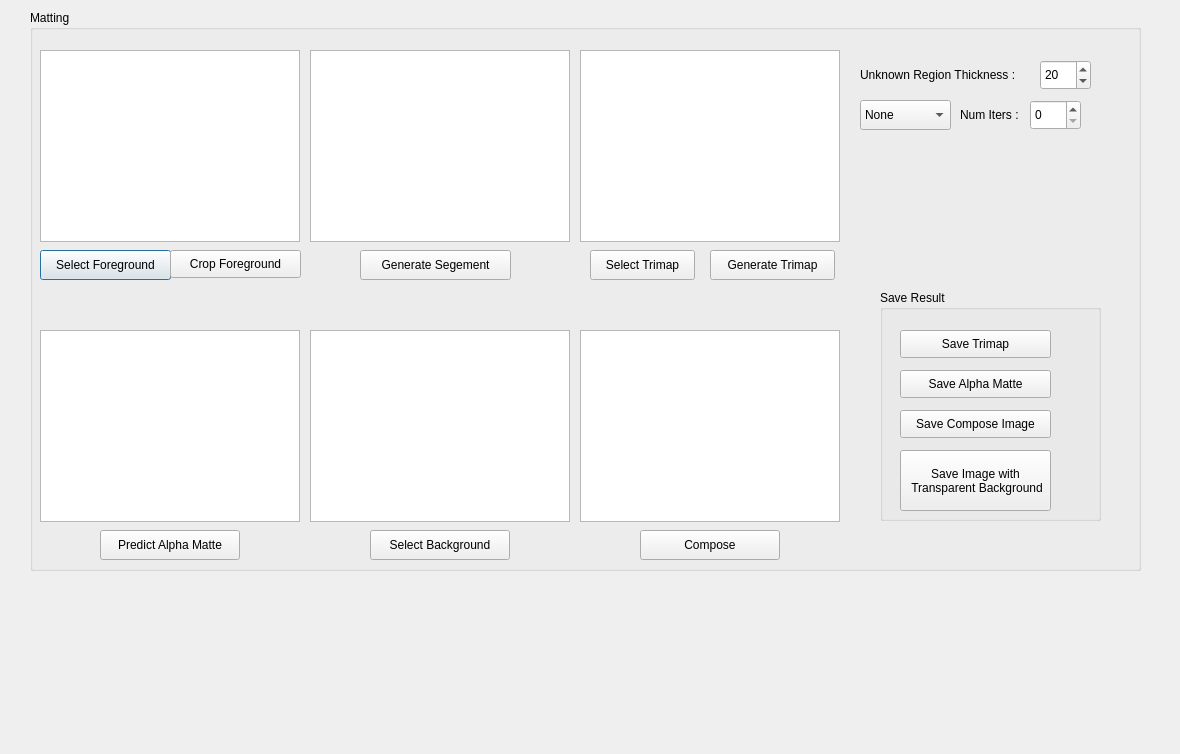
<?xml version="1.0" encoding="UTF-8"?>
<ui version="4.0">
 <class>Dialog</class>
 <widget class="QDialog" name="Dialog">
  <property name="geometry">
   <rect>
    <x>0</x>
    <y>0</y>
    <width>1180</width>
    <height>754</height>
   </rect>
  </property>
  <property name="windowTitle">
   <string>Dialog</string>
  </property>
  <widget class="QGroupBox" name="matting_tool">
   <property name="geometry">
    <rect>
     <x>30</x>
     <y>10</y>
     <width>1111</width>
     <height>561</height>
    </rect>
   </property>
   <property name="title">
    <string>Matting</string>
   </property>
   <widget class="QGraphicsView" name="fg">
    <property name="geometry">
     <rect>
      <x>10</x>
      <y>40</y>
      <width>260</width>
      <height>192</height>
     </rect>
    </property>
   </widget>
   <widget class="QGraphicsView" name="seg">
    <property name="geometry">
     <rect>
      <x>280</x>
      <y>40</y>
      <width>260</width>
      <height>192</height>
     </rect>
    </property>
   </widget>
   <widget class="QGraphicsView" name="alpha">
    <property name="geometry">
     <rect>
      <x>10</x>
      <y>320</y>
      <width>260</width>
      <height>192</height>
     </rect>
    </property>
   </widget>
   <widget class="QGraphicsView" name="bg">
    <property name="geometry">
     <rect>
      <x>280</x>
      <y>320</y>
      <width>260</width>
      <height>192</height>
     </rect>
    </property>
   </widget>
   <widget class="QPushButton" name="select_fg">
    <property name="geometry">
     <rect>
      <x>10</x>
      <y>240</y>
      <width>131</width>
      <height>30</height>
     </rect>
    </property>
    <property name="text">
     <string>Select Foreground</string>
    </property>
   </widget>
   <widget class="QPushButton" name="gen_tri">
    <property name="geometry">
     <rect>
      <x>680</x>
      <y>240</y>
      <width>125</width>
      <height>30</height>
     </rect>
    </property>
    <property name="mouseTracking">
     <bool>false</bool>
    </property>
    <property name="text">
     <string>Generate Trimap</string>
    </property>
   </widget>
   <widget class="QPushButton" name="select_tri">
    <property name="geometry">
     <rect>
      <x>560</x>
      <y>240</y>
      <width>105</width>
      <height>30</height>
     </rect>
    </property>
    <property name="mouseTracking">
     <bool>false</bool>
    </property>
    <property name="text">
     <string>Select Trimap</string>
    </property>
   </widget>
   <widget class="QPushButton" name="pre_alpha">
    <property name="geometry">
     <rect>
      <x>70</x>
      <y>520</y>
      <width>140</width>
      <height>30</height>
     </rect>
    </property>
    <property name="mouseTracking">
     <bool>false</bool>
    </property>
    <property name="text">
     <string>Predict Alpha Matte</string>
    </property>
   </widget>
   <widget class="QPushButton" name="select_bg">
    <property name="geometry">
     <rect>
      <x>340</x>
      <y>520</y>
      <width>140</width>
      <height>30</height>
     </rect>
    </property>
    <property name="mouseTracking">
     <bool>false</bool>
    </property>
    <property name="text">
     <string>Select Background</string>
    </property>
   </widget>
   <widget class="QPushButton" name="com">
    <property name="geometry">
     <rect>
      <x>610</x>
      <y>520</y>
      <width>140</width>
      <height>30</height>
     </rect>
    </property>
    <property name="mouseTracking">
     <bool>false</bool>
    </property>
    <property name="text">
     <string>Compose</string>
    </property>
   </widget>
   <widget class="QGraphicsView" name="com_res">
    <property name="geometry">
     <rect>
      <x>550</x>
      <y>320</y>
      <width>260</width>
      <height>192</height>
     </rect>
    </property>
   </widget>
   <widget class="QPushButton" name="crop_fg">
    <property name="geometry">
     <rect>
      <x>140</x>
      <y>240</y>
      <width>131</width>
      <height>28</height>
     </rect>
    </property>
    <property name="text">
     <string>Crop Foreground</string>
    </property>
   </widget>
   <widget class="QSpinBox" name="spinBox_size">
    <property name="enabled">
     <bool>true</bool>
    </property>
    <property name="geometry">
     <rect>
      <x>1010</x>
      <y>50</y>
      <width>51</width>
      <height>30</height>
     </rect>
    </property>
    <property name="accessibleName">
     <string/>
    </property>
    <property name="accessibleDescription">
     <string/>
    </property>
    <property name="specialValueText">
     <string/>
    </property>
    <property name="suffix">
     <string/>
    </property>
    <property name="prefix">
     <string/>
    </property>
    <property name="minimum">
     <number>10</number>
    </property>
    <property name="maximum">
     <number>30</number>
    </property>
    <property name="value">
     <number>20</number>
    </property>
   </widget>
   <widget class="QSpinBox" name="spinBox_num_iters">
    <property name="enabled">
     <bool>true</bool>
    </property>
    <property name="geometry">
     <rect>
      <x>1000</x>
      <y>90</y>
      <width>51</width>
      <height>30</height>
     </rect>
    </property>
    <property name="accessibleName">
     <string/>
    </property>
    <property name="accessibleDescription">
     <string/>
    </property>
    <property name="specialValueText">
     <string/>
    </property>
    <property name="suffix">
     <string/>
    </property>
    <property name="prefix">
     <string/>
    </property>
    <property name="maximum">
     <number>10</number>
    </property>
   </widget>
   <widget class="QComboBox" name="comboBox">
    <property name="geometry">
     <rect>
      <x>830</x>
      <y>90</y>
      <width>91</width>
      <height>30</height>
     </rect>
    </property>
    <property name="editable">
     <bool>false</bool>
    </property>
    <property name="currentText">
     <string>None</string>
    </property>
    <property name="maxVisibleItems">
     <number>3</number>
    </property>
    <item>
     <property name="text">
      <string>None</string>
     </property>
    </item>
    <item>
     <property name="text">
      <string>Dilation</string>
     </property>
    </item>
    <item>
     <property name="text">
      <string>Erosion</string>
     </property>
    </item>
   </widget>
   <widget class="QLabel" name="label">
    <property name="geometry">
     <rect>
      <x>930</x>
      <y>90</y>
      <width>81</width>
      <height>30</height>
     </rect>
    </property>
    <property name="text">
     <string>Num Iters : </string>
    </property>
   </widget>
   <widget class="QLabel" name="label_2">
    <property name="geometry">
     <rect>
      <x>830</x>
      <y>50</y>
      <width>191</width>
      <height>30</height>
     </rect>
    </property>
    <property name="text">
     <string>Unknown Region Thickness : </string>
    </property>
   </widget>
   <widget class="QGraphicsView" name="tri">
    <property name="geometry">
     <rect>
      <x>550</x>
      <y>40</y>
      <width>260</width>
      <height>192</height>
     </rect>
    </property>
   </widget>
   <widget class="QGroupBox" name="groupBox">
    <property name="geometry">
     <rect>
      <x>850</x>
      <y>280</y>
      <width>221</width>
      <height>231</height>
     </rect>
    </property>
    <property name="title">
     <string>Save Result</string>
    </property>
    <widget class="QPushButton" name="save_tri">
     <property name="geometry">
      <rect>
       <x>20</x>
       <y>40</y>
       <width>151</width>
       <height>28</height>
      </rect>
     </property>
     <property name="mouseTracking">
      <bool>false</bool>
     </property>
     <property name="text">
      <string>Save Trimap</string>
     </property>
    </widget>
    <widget class="QPushButton" name="save_alpha">
     <property name="geometry">
      <rect>
       <x>20</x>
       <y>80</y>
       <width>151</width>
       <height>28</height>
      </rect>
     </property>
     <property name="mouseTracking">
      <bool>false</bool>
     </property>
     <property name="text">
      <string>Save Alpha Matte</string>
     </property>
    </widget>
    <widget class="QPushButton" name="save_com">
     <property name="geometry">
      <rect>
       <x>20</x>
       <y>120</y>
       <width>151</width>
       <height>28</height>
      </rect>
     </property>
     <property name="mouseTracking">
      <bool>false</bool>
     </property>
     <property name="text">
      <string>Save Compose Image</string>
     </property>
    </widget>
    <widget class="QPushButton" name="save_com_pure">
     <property name="geometry">
      <rect>
       <x>20</x>
       <y>160</y>
       <width>151</width>
       <height>61</height>
      </rect>
     </property>
     <property name="mouseTracking">
      <bool>false</bool>
     </property>
     <property name="text">
      <string>Save Image with
 Transparent Background</string>
     </property>
    </widget>
   </widget>
   <widget class="QPushButton" name="gen_seg">
    <property name="geometry">
     <rect>
      <x>330</x>
      <y>240</y>
      <width>151</width>
      <height>30</height>
     </rect>
    </property>
    <property name="mouseTracking">
     <bool>false</bool>
    </property>
    <property name="text">
     <string>Generate Segement</string>
    </property>
   </widget>
  </widget>
 </widget>
 <resources/>
 <connections/>
</ui>
